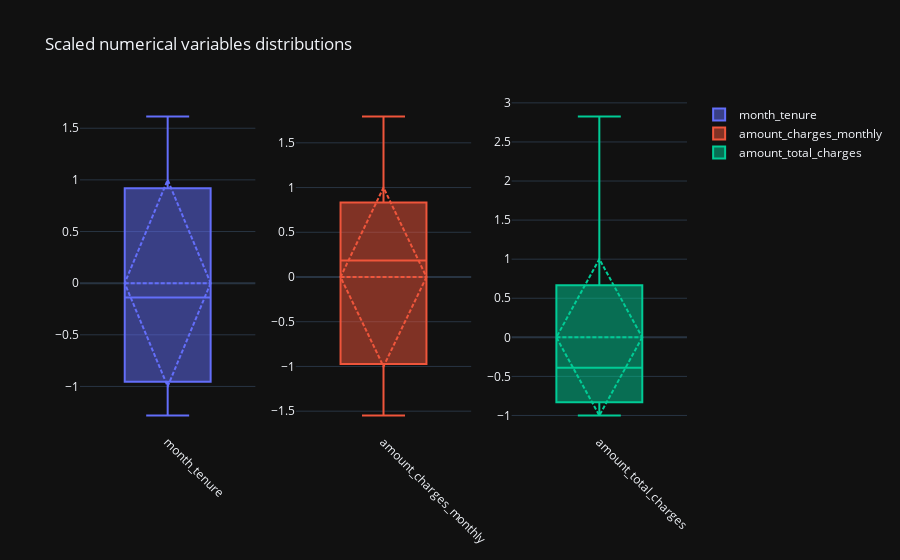

The code cell stored with this chart in its notebook:
### Code cell
import plotly.graph_objects as go 
from plotly.subplots import make_subplots 

n_col = len(num_columns)
col_width = [1/n_col for i in range(n_col)]
col_spec = [{"type": "bar"} for i in range(n_col)]

fig = make_subplots(
    rows=1,
    cols=n_col,
    column_widths=col_width,
    specs=[col_spec]
)

for i in range(n_col):
    col = num_columns[i]
    fig.add_trace(go.Box(y=df_scaled[col], name=col, boxmean="sd"), row=1, col=i+1)

fig.update_layout(title="Scaled numerical variables distributions", template="plotly_dark")
fig.update_xaxes(tickangle=45)
fig.show()

### Figure 1 — Plotly figure (JSON) as saved in the notebook; plotly's stock layout.template omitted (floating-point values rounded to 4 significant figures; data arrays with more than 128 entries replaced by an {"elided": "..."} marker saying what was removed)
{"data": [{"boxmean": "sd", "name": "month_tenure", "type": "box", "xaxis": "x", "y": {"elided": "7032 float values"}, "yaxis": "y"}, {"boxmean": "sd", "name": "amount_charges_monthly", "type": "box", "xaxis": "x2", "y": {"elided": "7032 float values"}, "yaxis": "y2"}, {"boxmean": "sd", "name": "amount_total_charges", "type": "box", "xaxis": "x3", "y": {"elided": "7032 float values"}, "yaxis": "y3"}], "layout": {"title": {"text": "Scaled numerical variables distributions"}, "xaxis": {"anchor": "y", "domain": [0, 0.2889], "tickangle": 45}, "xaxis2": {"anchor": "y2", "domain": [0.3556, 0.6444], "tickangle": 45}, "xaxis3": {"anchor": "y3", "domain": [0.7111, 1.0], "tickangle": 45}, "yaxis": {"anchor": "x", "domain": [0, 1]}, "yaxis2": {"anchor": "x2", "domain": [0, 1]}, "yaxis3": {"anchor": "x3", "domain": [0, 1]}}}
